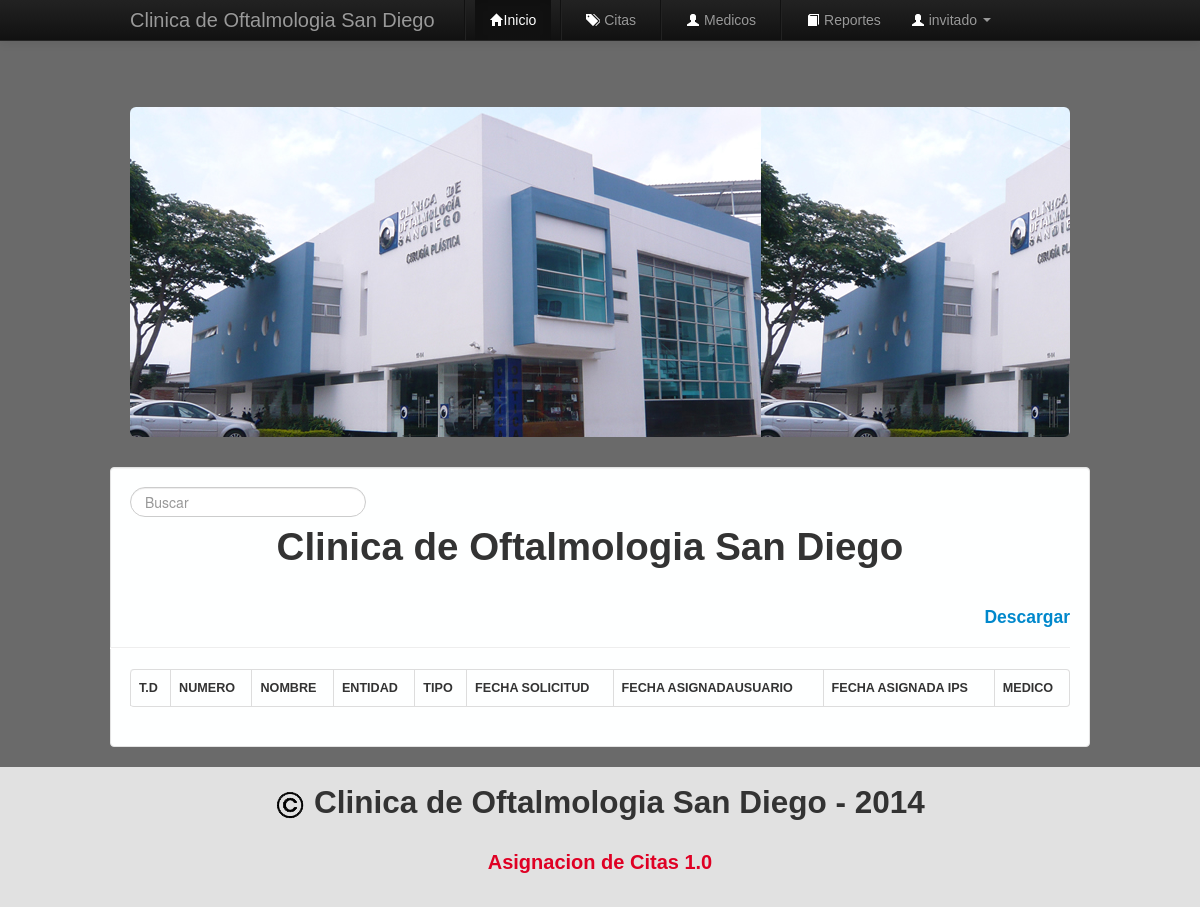
The app's page /menu.php?pagina=2 (signed in), older data.
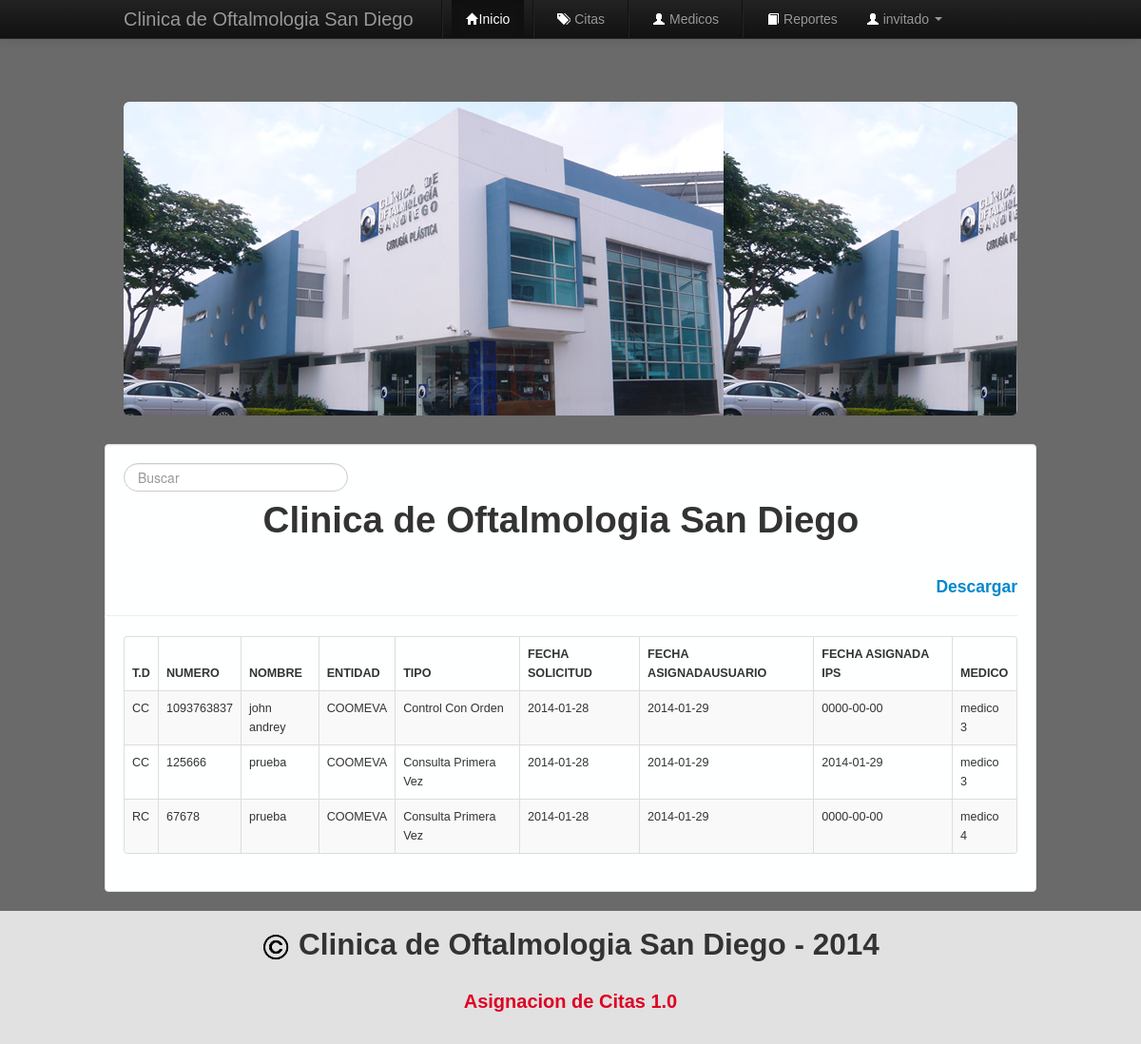
The same page, newer data.
### tables this page shows
CREATE TABLE IF NOT EXISTS `citas` (
  `id` int(11) NOT NULL AUTO_INCREMENT,
  `documento` varchar(20) NOT NULL,
  `numero` varchar(15) NOT NULL,
  `nombre` varchar(90) NOT NULL,
  `entidad` varchar(120) NOT NULL,
  `tipo` varchar(120) NOT NULL,
  `fechaSolicitud` date NOT NULL,
  `fechaAsignacionPaciente` date NOT NULL,
  `fechaAsignacionSistema` date NOT NULL,
  `observaciones` text NOT NULL,
  `doctor` int(11) NOT NULL,
  PRIMARY KEY (`id`),
  KEY `doctor` (`doctor`)
);

CREATE TABLE IF NOT EXISTS `medicos` (
  `idMedico` int(11) NOT NULL AUTO_INCREMENT,
  `nombreMedico` varchar(90) NOT NULL,
  PRIMARY KEY (`idMedico`)
);

### includes/funciones.php (the view, shortened to what this page needs)
<?php
  class funciones{
    public function verCitasInicio(){
        $cant_reg = 10;
        if(isset($_GET["pagina"])){
            $num_pag = $_GET["pagina"];
        }else{
            $num_pag = 1;
        }
        if(!$num_pag){
            $inicio = 0;
            $num_pag = 1;
        }else{
            $inicio = ($num_pag-1)*$cant_reg;
        }
        $resultado = mysql_query("SELECT * FROM citas,medicos WHERE citas.doctor=medicos.idMedico ORDER BY citas.id ASC LIMIT $inicio,$cant_reg");
        while($fila = mysql_fetch_array($resultado)){
            echo '<tr>
                    <td>'.$fila['documento'].'</td>
                    <td>'.$fila['numero'].'</td>
                    <td>'.$fila['nombre'].'</td>
                    <td>'.$fila['entidad'].'</td>
                    <td>'.$fila['tipo'].'</td>
                    <td>'.$fila['fechaSolicitud'].'</td>
                    <td>'.$fila['fechaAsignacionPaciente'].'</td>
                    <td>'.$fila['fechaAsignacionSistema'].'</td>
                    <td>'.$fila['nombreMedico'].'</td>
                </tr>';
        }
    }
  }
?>

### menu.php (shortened to what this page needs)
<!DOCTYPE HTML>
<html lang="es">
<head>
	<link rel="stylesheet" type="text/css" href="css/bootstrap.css">
	<link rel="stylesheet" type="text/css" href="css/smoothness/jquery-ui.css">
	<link rel="stylesheet" type="text/css" href="css/estilos.css">
	<link rel="stylesheet" type="text/css" href="css/estilosMenu.css">
	<?php
	      if(isset($_SESSION['id_user'])){
	            $user = $_SESSION['nombre'];
	      }else{
	      	header('Location: index.php');
	      }
	?>
</head>
<body>
	<header>
		<div class="navbar navbar-fixed-top navbar-inverse">
			<div class="navbar-inner">
				<div class="container" >
					<a href="menu.php" class="brand">Clinica de Oftalmologia San Diego</a>
					<div class="nav-collapse collapse">
						<ul class="nav" >
							<li class="divider-vertical"></li>
							<li class="active"><a href="menu.php"><i class="icon-home icon-white"></i>Inicio</a></li>
							<li class="divider-vertical"></li>
							<li><a href="includes/citas.php"><i class="icon-tags icon-white"></i> Citas</a></li>
							<li class="divider-vertical"></li>
							<li><a href="includes/medicos.php"><i class="icon-user icon-white"></i> Medicos</a></li>
							<li class="divider-vertical"></li>
							<li><a href="includes/pdfReportes.php"><i class="icon-book icon-white"></i> Reportes</a></li>
							<li class="dropdown">
								<a href="#" class="dropdown-toggle" data-toggle="dropdown">
									<i class="icon-user icon-white"></i> <?php echo $user; ?>
								    <span class="caret"></span>
								</a>
							</li>
						</ul>
					</div>
				</div>
			</div>
		</div>
	</header>
	<section>
		<div class="container">
			<div class="hero-unit">
				<br><br><br><br><br><br><br>
			</div>
		</div>
	</section>
   <div class="span2"> <div id="bloque"><aside class="well" id="bloque-contenedor" style="text-align: center; "><a href="#" id="IrInicio">Volver Arriba</a></aside></div></div>
	<article class="container well" id="fondo">
		<input type="text" name="buscar" id="buscar" class="search-query" placeholder="Buscar" autofocus>
		<div class="row">
			<h1>Clinica de Oftalmologia San Diego</h1><br>
			<h4 align="right" id="descargar"><a href="includes/pdf.php" title="Reporte de Citas">Descargar</a></h4>
			<hr>
			<div class="span12">
				<table id="clientes" class="table table-hover table-striped table-bordered">
					<thead>
						<tr>
							<th>T.D</th>
							<th>NUMERO</th>
							<th>NOMBRE</th>
							<th>ENTIDAD</th>
							<th>TIPO</th>
							<th>FECHA SOLICITUD</th>
							<th>FECHA ASIGNADAUSUARIO</th>
							<th>FECHA ASIGNADA IPS</th>
							<th>MEDICO</th>
						</tr>
					</thead>
					<tbody id="verCitasInicio">
						<?php
						   require_once('includes/funciones.php');
						   $objeto = new funciones();
						   $objeto->verCitasInicio();
						?>
					</tbody>
				</table>
		    	 	 <?php
		    	 	  require_once('includes/funciones.php');
			    	 ?>
			</div>
		</div>
	</article>
	<footer>
		<h2 id="pie"><img src="img/copyright.png">  Clinica de Oftalmologia San Diego - 2014</h2>
		<div> <br>
			<p id="pie">Asignacion de Citas 1.0</p>
		</div>
	</footer>
</body>
</html>

### css/estilos.css (style rules this page uses)
* { margin: 0; padding: 0; font-family: Arial; }
body { background: rgba(7,7,7,0.6); padding-top: 60px; padding-bottom: 40px; }
footer { padding-top: 5px; padding-bottom: 25px; background: rgba(255,255,255,0.8); bottom:0!important; margin-bottom: -50px; }
#pie { text-align: center; font-weight: bold; }

### css/estilosMenu.css (style rules this page uses)
h1 { text-align: center; }
th { font-size: 0.9em; }
td { font-size: 0.9em; }
p { color: #df0024; font-size: 20px; }
#fondo { background: #feffff; }

### menu.php (style rules this page uses)
#descargar { margin-left: 10%; }
.hero-unit { margin-top: 5%; text-align: center; background-image: url('img/foto1.jpg'); }

Row changes from the older to the newer data that the page shows:
added citas: documento "CC", numero "1093763837", nombre "john andrey", entidad "COOMEVA", tipo "Control Con Orden", fechaSolicitud "2014-01-28", fechaAsignacionPaciente "2014-01-29", fechaAsignacionSistema "0000-00-00", doctor.nombreMedico "medico 3"
added citas: documento "CC", numero "125666", nombre "prueba", entidad "COOMEVA", tipo "Consulta Primera Vez", fechaSolicitud "2014-01-28", fechaAsignacionPaciente "2014-01-29", fechaAsignacionSistema "2014-01-29", doctor.nombreMedico "medico 3"
added citas: documento "RC", numero "67678", nombre "prueba", entidad "COOMEVA", tipo "Consulta Primera Vez", fechaSolicitud "2014-01-28", fechaAsignacionPaciente "2014-01-29", fechaAsignacionSistema "0000-00-00", doctor.nombreMedico "medico 4"
